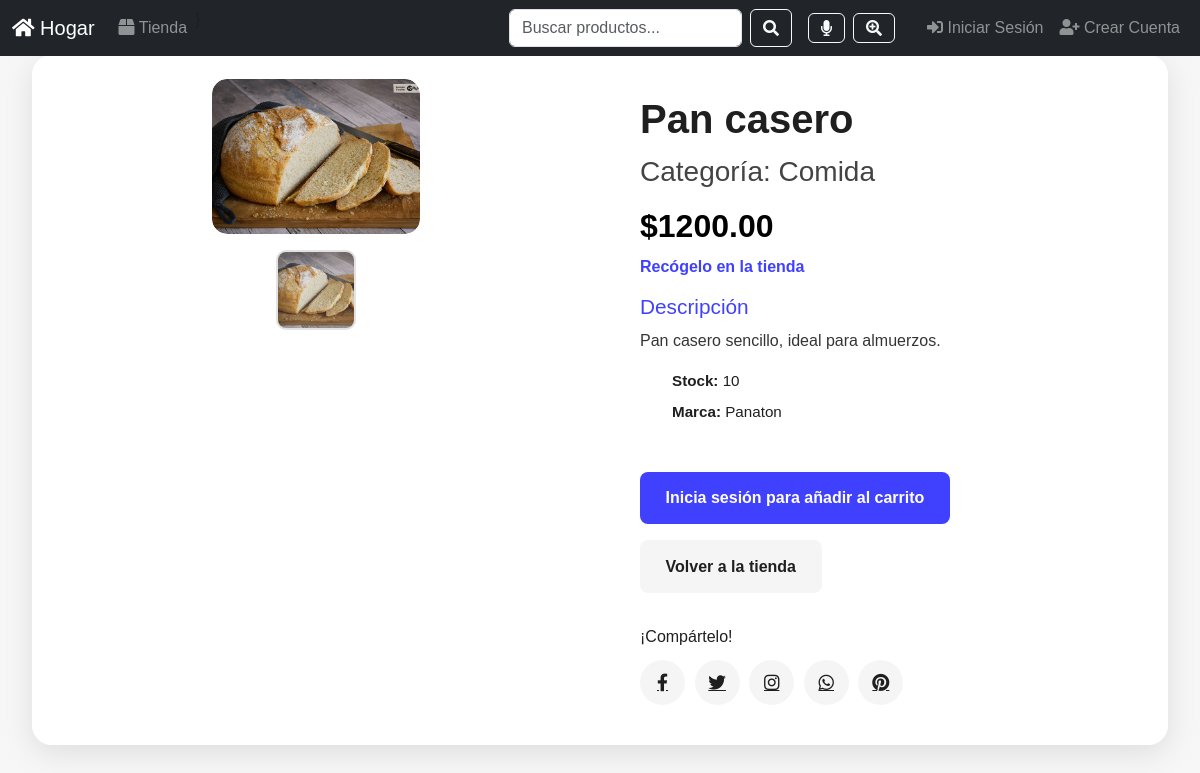
The app's page /producto/7/ with its own data.
### core/models.py (models this page shows, shortened)
class Productos(models.Model):
    id_producto = models.AutoField(primary_key=True)
    nombre = models.CharField(max_length=150)
    marca = models.CharField(max_length=120, blank=True, null=True)
    descripcion = models.TextField(blank=True, null=True)
    precio = models.DecimalField(max_digits=10, decimal_places=2)
    stock = models.IntegerField()
    categoria = models.ForeignKey(
        Categoria,
        on_delete=models.SET_NULL,
        null=True,
        blank=True,
        related_name='productos'
    )
    imagen_uno = models.ImageField(upload_to='productos/', blank=True, null=True)
    imagen_dos = models.ImageField(upload_to='productos/', blank=True, null=True)
    fecha_creacion = models.DateTimeField(auto_now_add=True)
    activo = models.BooleanField(default=True)
    class Meta:
        db_table = 'productos'

class Categoria(models.Model):
    nombre = models.CharField(max_length=100, unique=True)
    slug = models.SlugField(max_length=120, unique=True)
    class Meta:
        db_table = 'categorias'

### core/views.py (the view)
# urls.py: path("producto/<int:id>/", views.producto, name="producto"),
def producto(request, id):
    try:
        producto = Productos.objects.get(id_producto=id)
    except Productos.DoesNotExist:
        raise Http404("Producto no encontrado")
    imagenes = []
    if producto.imagen_uno:
        imagenes.append(producto.imagen_uno.url)
    if producto.imagen_dos:
        imagenes.append(producto.imagen_dos.url)
    return render(request, "plantillas/producto.html", {
        "producto": producto,
        "imagenes": imagenes
    })

### core/templates/plantillas/producto.html (shortened to what this page needs)
{% load static %}
{% include 'plantillas/dame_head.html' %}
{% include 'plantillas/navbar.html' %}
<body>
    <main class="product-detail-container">
        <div class="product-detail-card">
            <div class="product-gallery">
                <div class="image-display">
                    <div class="image-showcase">
                        {% if imagenes %}
                        {% for img in imagenes %}
                        <img src="{{ img }}" alt="Imagen del producto">
                        {% endfor %}
                        {% else %}
                        <img src="https://www.nomadfoods.com/wp-content/uploads/2018/08/placeholder-1-e1533569576673-960x960.png"
                            alt="Sin imagen">
                        {% endif %}
                    </div>
                </div>
                <div class="image-thumbs">
                    {% if imagenes %}
                    {% for img in imagenes %}
                    <div class="thumb-item">
                        <a href="#" data-id="{{ forloop.counter }}">
                            <img src="{{ img }}" alt="thumb {{ forloop.counter }}">
                        </a>
                    </div>
                    {% endfor %}
                    {% endif %}
                </div>
            </div>
            <div class="product-detail-info">
                <h1 class="product-title">{{ producto.nombre }}</h1>
                <h3 style="color:#444;">Categoría: {{ producto.categoria.nombre }}</h3>
                <h2 style="font-weight:700; margin:10px 0; color:#000;">
                    ${{ producto.precio }}
                </h2>
                <a href="#" class="pickup-link">Recógelo en la tienda</a>
                <section class="product-description">
                    <h3>Descripción</h3>
                    <p>{{ producto.descripcion|default:"Sin descripción disponible." }}</p>
                    <ul>
                        <li><strong>Stock:</strong> {{ producto.stock }}</li>
                        <li><strong>Marca:</strong> {{ producto.marca|default:"Sin marca" }}</li>
                    </ul>
                </section>
                <div class="purchase-section">
                    {% if user.is_authenticated %}
                    <button type="submit" class="btn-primary">
                        <a href="{% url 'agregar_al_carrito' producto.id_producto %}" class="btn-primary">
                            <i class="fas fa-shopping-cart"></i> Añadir al carrito
                        </a>
                    </button>
                    {% else %}
                    <a href="{% url 'login' %}" class="btn-primary">
                        Inicia sesión para añadir al carrito
                    </a>
                    {% endif %}
                    <a href="{% url 'tienda' %}" class="btn-secondary">Volver a la tienda</a>
                </div>
                <div class="social-share">
                    <p>¡Compártelo!</p>
                    <div class="social-icons">
                        <a href="#"><i class="fab fa-facebook-f"></i></a>
                        <a href="#"><i class="fab fa-twitter"></i></a>
                        <a href="#"><i class="fab fa-instagram"></i></a>
                        <a href="#"><i class="fab fa-whatsapp"></i></a>
                        <a href="#"><i class="fab fa-pinterest"></i></a>
                    </div>
                </div>
            </div>
        </div>
    </main>
</body>
</html>

### core/static/css/home.css (style rules this page uses)
body, html { margin: 0; padding: 0; width: 100%; height: 100%; font-family: Arial, Helvetica, sans-serif; overflow-x: hidden; color: black; }
* { box-sizing: border-box; }

### core/templates/plantillas/producto.html (style rules this page uses)
* { margin: 0; padding: 0; box-sizing: border-box; }
body { background: linear-gradient(rgba(245, 245, 245, 0.85), rgba(245, 245, 245, 0.85)), url("https://images.unsplash.com/photo-1503264116251-35a269479413?auto=format&fit=crop&w=1500&q=80") center/cover fixed; font-family: "Poppins", sans-serif; color: #1f1f1f; min-height: 100vh; display: flex; justify-content: center; align-items: center; }
.product-detail-container { width: 100%; max-width: 1300px; padding: 2rem; }
.product-detail-card { display: grid; grid-template-columns: 1fr 1fr; background: rgba(255, 255, 255, 0.95); border-radius: 20px; overflow: hidden; box-shadow: 0 8px 30px rgba(0, 0, 0, 0.1); transition: transform 0.3s ease, box-shadow 0.3s ease; }
.product-gallery { position: relative; padding: 1.5rem; }
.image-display { overflow: hidden; border-radius: 15px; max-width: 40%; margin: 0 auto; }
.image-showcase { display: flex; transition: transform 0.5s ease; }
.image-showcase img { width: 100%; height: auto; border-radius: 15px; border: none; }
.image-thumbs { display: flex; justify-content: center; gap: 0.5rem; margin-top: 1rem; flex-wrap: wrap; }
.thumb-item img { width: 80px; height: 80px; object-fit: cover; border-radius: 10px; cursor: pointer; opacity: 0.85; transition: transform 0.3s, opacity 0.3s; border: 2px solid #ddd; }
.product-detail-info { padding: 2.5rem; display: flex; flex-direction: column; justify-content: space-between; }
.product-title { font-size: 2.5rem; font-weight: 700; margin-bottom: 0.8rem; color: #1f1f1f; }
.pickup-link { color: rgb(64, 64, 255); font-weight: 600; text-decoration: none; font-size: 1rem; margin-bottom: 1rem; transition: color 0.3s; }
.product-description h3 { margin-bottom: 0.5rem; font-size: 1.3rem; color: rgb(64, 64, 255); }
.product-description p { margin-bottom: 1rem; line-height: 1.6; opacity: 0.9; }
.product-description ul { list-style: none; }
.product-description ul li { margin-bottom: 0.5rem; font-size: 0.95rem; }
.purchase-section { display: flex; flex-wrap: wrap; gap: 1rem; margin-top: 2rem; }
.btn-primary, .btn-secondary { padding: 0.9rem 1.6rem; border: none; border-radius: 8px; cursor: pointer; font-weight: 600; text-decoration: none; text-align: center; transition: background 0.3s, transform 0.2s; display: inline-block; }
.btn-primary { background: rgb(64, 64, 255); color: #fff; }
.btn-secondary { background: #f5f5f5; color: #1f1f1f; }
.social-share { margin-top: 2rem; }
.social-share p { margin-bottom: 0.7rem; font-size: 1rem; color: #1f1f1f; }
.social-icons { display: flex; gap: 0.6rem; flex-wrap: wrap; }
.social-icons a { width: 45px; height: 45px; background: #f5f5f5; color: #1f1f1f; display: flex; align-items: center; justify-content: center; border-radius: 50%; font-size: 1.1rem; transition: background 0.3s, transform 0.2s; }

### records on screen
Productos: nombre "Pan casero", categoria.nombre "Comida", precio "1200.00", descripcion "Pan casero sencillo, ideal para almuerzos.", stock "10", marca "Panaton"
